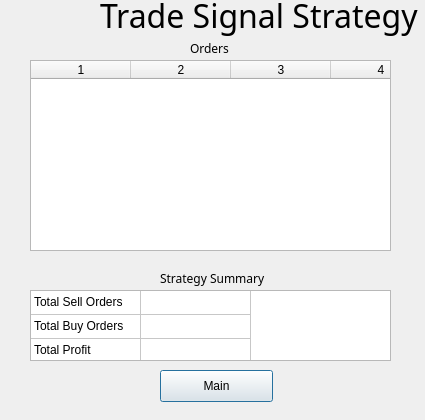
<?xml version="1.0" encoding="UTF-8"?>
<ui version="4.0">
 <class>Dialog</class>
 <widget class="QDialog" name="Dialog">
  <property name="geometry">
   <rect>
    <x>0</x>
    <y>0</y>
    <width>425</width>
    <height>420</height>
   </rect>
  </property>
  <property name="windowTitle">
   <string>Dialog</string>
  </property>
  <widget class="QTableWidget" name="tw_orders">
   <property name="geometry">
    <rect>
     <x>30</x>
     <y>60</y>
     <width>361</width>
     <height>191</height>
    </rect>
   </property>
   <property name="horizontalScrollBarPolicy">
    <enum>Qt::ScrollBarAlwaysOff</enum>
   </property>
   <property name="rowCount">
    <number>0</number>
   </property>
   <property name="columnCount">
    <number>5</number>
   </property>
   <attribute name="horizontalHeaderVisible">
    <bool>true</bool>
   </attribute>
   <attribute name="verticalHeaderVisible">
    <bool>false</bool>
   </attribute>
   <column/>
   <column/>
   <column/>
   <column/>
   <column/>
  </widget>
  <widget class="QLabel" name="label">
   <property name="geometry">
    <rect>
     <x>190</x>
     <y>40</y>
     <width>41</width>
     <height>16</height>
    </rect>
   </property>
   <property name="font">
    <font>
     <family>Avenir</family>
    </font>
   </property>
   <property name="text">
    <string>Orders</string>
   </property>
  </widget>
  <widget class="QLabel" name="label_2">
   <property name="geometry">
    <rect>
     <x>100</x>
     <y>-10</y>
     <width>331</width>
     <height>51</height>
    </rect>
   </property>
   <property name="font">
    <font>
     <family>Avenir</family>
     <pointsize>24</pointsize>
    </font>
   </property>
   <property name="text">
    <string>Trade Signal Strategy</string>
   </property>
  </widget>
  <widget class="QLabel" name="label_3">
   <property name="geometry">
    <rect>
     <x>160</x>
     <y>270</y>
     <width>111</width>
     <height>16</height>
    </rect>
   </property>
   <property name="font">
    <font>
     <family>Avenir</family>
    </font>
   </property>
   <property name="text">
    <string>Strategy Summary</string>
   </property>
  </widget>
  <widget class="QTableWidget" name="tw_summary">
   <property name="geometry">
    <rect>
     <x>30</x>
     <y>290</y>
     <width>361</width>
     <height>71</height>
    </rect>
   </property>
   <property name="verticalScrollBarPolicy">
    <enum>Qt::ScrollBarAlwaysOff</enum>
   </property>
   <property name="horizontalScrollBarPolicy">
    <enum>Qt::ScrollBarAlwaysOff</enum>
   </property>
   <property name="autoScroll">
    <bool>false</bool>
   </property>
   <property name="autoScrollMargin">
    <number>0</number>
   </property>
   <property name="textElideMode">
    <enum>Qt::ElideLeft</enum>
   </property>
   <property name="showGrid">
    <bool>true</bool>
   </property>
   <property name="gridStyle">
    <enum>Qt::SolidLine</enum>
   </property>
   <property name="sortingEnabled">
    <bool>false</bool>
   </property>
   <property name="wordWrap">
    <bool>false</bool>
   </property>
   <property name="cornerButtonEnabled">
    <bool>false</bool>
   </property>
   <property name="rowCount">
    <number>3</number>
   </property>
   <property name="columnCount">
    <number>2</number>
   </property>
   <attribute name="horizontalHeaderVisible">
    <bool>false</bool>
   </attribute>
   <attribute name="horizontalHeaderMinimumSectionSize">
    <number>0</number>
   </attribute>
   <attribute name="horizontalHeaderDefaultSectionSize">
    <number>110</number>
   </attribute>
   <attribute name="verticalHeaderVisible">
    <bool>false</bool>
   </attribute>
   <attribute name="verticalHeaderMinimumSectionSize">
    <number>0</number>
   </attribute>
   <attribute name="verticalHeaderDefaultSectionSize">
    <number>24</number>
   </attribute>
   <attribute name="verticalHeaderShowSortIndicator" stdset="0">
    <bool>false</bool>
   </attribute>
   <attribute name="verticalHeaderStretchLastSection">
    <bool>false</bool>
   </attribute>
   <row>
    <property name="text">
     <string/>
    </property>
   </row>
   <row>
    <property name="text">
     <string/>
    </property>
   </row>
   <row/>
   <column/>
   <column/>
   <item row="0" column="0">
    <property name="text">
     <string>Total Sell Orders</string>
    </property>
   </item>
   <item row="1" column="0">
    <property name="text">
     <string>Total Buy Orders</string>
    </property>
   </item>
   <item row="2" column="0">
    <property name="text">
     <string>Total Profit</string>
    </property>
   </item>
  </widget>
  <widget class="QPushButton" name="btn_back">
   <property name="geometry">
    <rect>
     <x>160</x>
     <y>370</y>
     <width>113</width>
     <height>32</height>
    </rect>
   </property>
   <property name="text">
    <string>Main</string>
   </property>
  </widget>
 </widget>
 <resources/>
 <connections/>
</ui>
